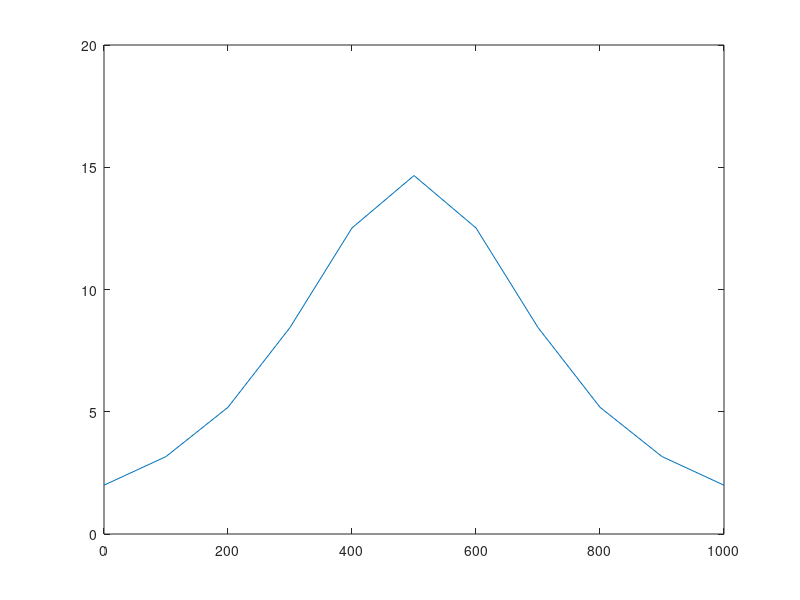

Here is the MATLAB script that generated this plot:
clear all; clc;
close all
r = 250
z = 300
x = 500
rho = 3000

xi = 0:100:1000
zi = 0
g =  6.72 * 10.^(-11)*(4/3*pi*r.^3*rho*z)./(((xi-x).^2+(zi-z).^2).^(3/2))*10.^5
plot(xi, g)

